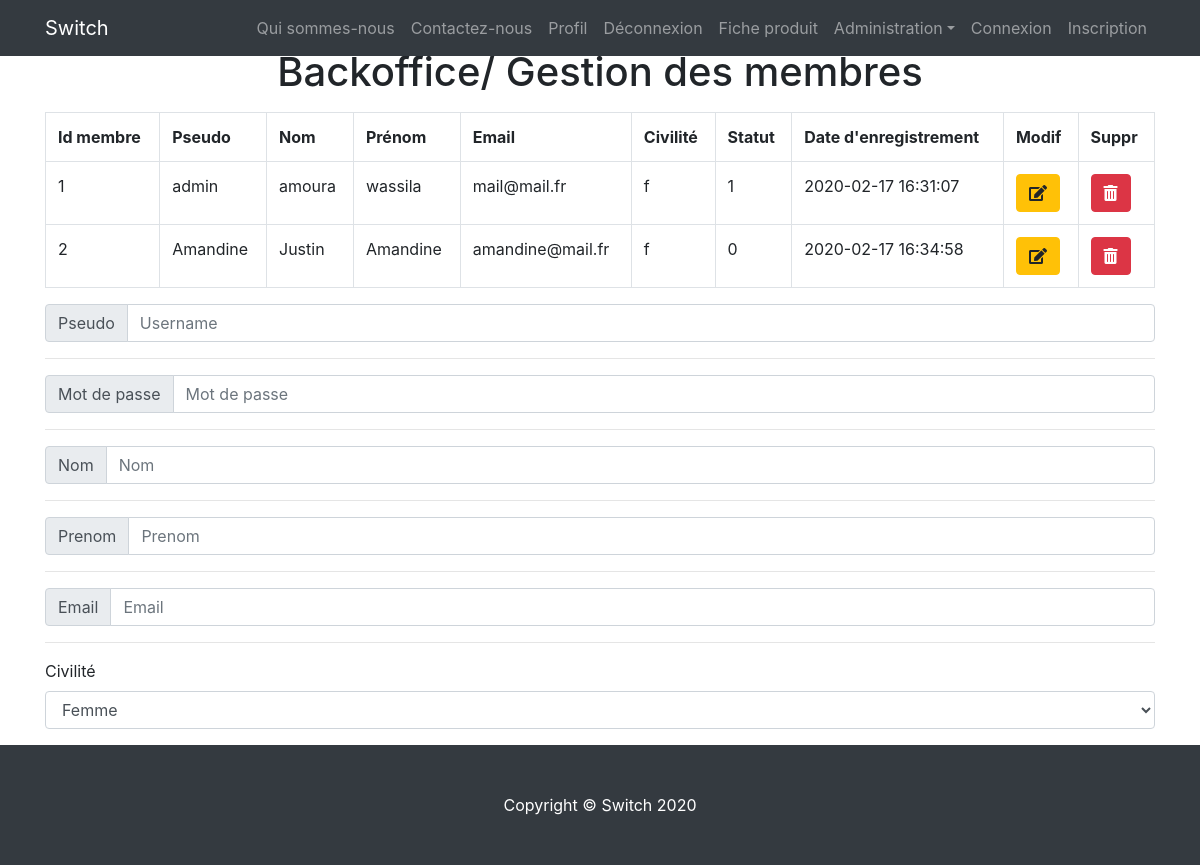
Screenshot of /admin/gestion_des_membres.php (signed in) with the database file from the repository.
### tables this page shows
CREATE TABLE IF NOT EXISTS `membre` (
  `id_membre` int(3) NOT NULL AUTO_INCREMENT,
  `pseudo` varchar(20) NOT NULL,
  `mdp` varchar(60) NOT NULL,
  `nom` varchar(20) NOT NULL,
  `prenom` varchar(20) NOT NULL,
  `email` varchar(50) NOT NULL,
  `civilite` enum('m','f') NOT NULL,
  `statut` int(1) NOT NULL,
  `date_enregistrement` datetime NOT NULL,
  PRIMARY KEY (`id_membre`)
);

### inc/fonction.inc.php (called while the page is built)
<?php
function user_is_connect() {
	if(!empty($_SESSION['membre'])) {
		return true;
	}
	return false;
}
function user_is_admin() {
	if(user_is_connect() && $_SESSION['membre']['statut'] == 1) {
		return true;
	} else {
		return false;
	}
}

### admin/gestion_des_membres.php (the view, shortened to what this page needs)
<?php
include '../inc/init.inc.php';
include '../inc/fonction.inc.php';
include '../inc/head.inc.php';
include '../inc/nav.inc.php';
?>
<div class="starter-template text-center mt-5">
<h1><i style="color: #4c6ef5;"></i> Backoffice/ Gestion des membres <i style="color: #4c6ef5;"></i></h1>
</div>
<div class="row">
<div class="col-12">
<?php
	$liste_membre = $pdo->query("SELECT * FROM membre");
	$liste_membre->rowCount() . '</b></p>';
	echo '<div class="table-responsive">';
	echo '<table class="table table-bordered">';
	echo '<tr>';
	echo '<th>Id membre</th>';
	echo '<th>Pseudo</th>';
	echo '<th>Nom</th>';
	echo '<th>Prénom</th>';
	echo '<th>Email</th>';
	echo '<th>Civilité</th>';
	echo '<th>Statut</th>';
	echo '<th>Date d\'enregistrement</th>';
	echo '<th>Modif</th>';
	echo '<th>Suppr</th>';
	echo '</tr>';
	while($membre = $liste_membre->fetch(PDO::FETCH_ASSOC)) {
		echo '<tr>';
		echo '<td>' . $membre['id_membre'] . '</td>';
		echo '<td>' . $membre['pseudo'] . '</td>';
		echo '<td>' . $membre['nom'] . '</td>';
		echo '<td>' . $membre['prenom'] . '</td>';
		echo '<td>' . $membre['email'] . '</td>';
		echo '<td>' . $membre['civilite'] . '</td>';
		echo '<td>' . $membre['statut'] . '</td>';
		echo '<td>' . $membre['date_enregistrement'] . '</td>';
echo '<td><a href="?action=modifier&id_membre=' . $membre['id_membre'] . '" class="btn btn-warning"><i class="fas fa-edit"></i></a></td>';
echo '<td><a href="?action=supprimer&id_membre=' . $membre['id_membre'] . '" class="btn btn-danger" onclick="return(confirm(\'Etes-vous sûr ?\'))">
<i class="fas fa-trash-alt"></i></a></td>';
		echo '</tr>';
	}
	echo '</table>';
	echo '</div>';
?>
</div>
<div class="col-12">
<form method="post" action="" enctype="multipart/form-data">
	<div class="input-group mb-3">
  <div class="input-group-prepend">
    <span class="input-group-text" id="basic-addon1">Pseudo</span>
  </div>
  <input type="text" class="form-control" placeholder="Username" aria-label="Username" aria-describedby="basic-addon1">
</div>
<hr>
<div class="input-group mb-3">
  <div class="input-group-prepend">
    <span class="input-group-text" id="basic-addon1">Mot de passe</span>
  </div>
  <input type="text" class="form-control" placeholder="Mot de passe" aria-label="Username" aria-describedby="basic-addon1">
</div>
<hr>
<div class="input-group mb-3">
  <div class="input-group-prepend">
    <span class="input-group-text" id="basic-addon1">Nom</span>
  </div>
  <input type="text" class="form-control" placeholder="Nom" aria-label="Username" aria-describedby="basic-addon1">
</div>
<hr>
<div class="input-group mb-3">
  <div class="input-group-prepend">
    <span class="input-group-text" id="basic-addon1">Prenom</span>
  </div>
  <input type="text" class="form-control" placeholder="Prenom" aria-label="Username" aria-describedby="basic-addon1">
</div>
<hr>
<div class="input-group mb-3">
  <div class="input-group-prepend">
    <span class="input-group-text" id="basic-addon1">Email</span>
  </div>
  <input type="text" class="form-control" placeholder="Email" aria-label="Username" aria-describedby="basic-addon1">
</div>
<hr>
<div class="form-group">
    <label for="exampleFormControlSelect1">Civilité</label>
    <select class="form-control" id="exampleFormControlSelect1">
      <option>Femme</option>
    </select>
  </div>
</form>
</div>
</div>
<?php
include '../inc/footer.inc.php';

### inc/head.inc.php (shortened to what this page needs)
<!DOCTYPE html>
<html lang="Fr-fr">
<head>
	<link href="<?php echo URL; ?>css/bootstrap.min.css" rel="stylesheet">
	<link href="<?php echo URL; ?>css/shop-homepage.css" rel="stylesheet">
	<link href="https://cdnjs.cloudflare.com/ajax/libs/font-awesome/5.12.0/css/all.min.css" rel="stylesheet">
</head>
<body>

### inc/nav.inc.php (shortened to what this page needs)
<nav class="navbar navbar-expand-lg navbar-dark bg-dark fixed-top">
    <div class="container">
      <a class="navbar-brand" href="<?php echo URL; ?>index.php">Switch</a>
      <div class="collapse navbar-collapse" id="navbarResponsive">
        <ul class="navbar-nav ml-auto"
          <li class="nav-item">
            <a class="nav-link" href="../quisommesnous.php">Qui sommes-nous</a>
		  <li class="nav-item">
            <a class="nav-link" href="../contactez-nous.php">Contactez-nous</a>
          </li>
		  <?php if(!user_is_connect()) { ?>
		  <?php } else { ?>
		  <li class="nav-item">
			<a class="nav-link" href="<?php echo URL; ?>profil.php">Profil</a>
		  </li>
		  <li class="nav-item">
			<a class="nav-link" href="<?php echo URL; ?>connexion.php?action=deconnexion">Déconnexion</a>
		  </li>
		  <li class="nav-item">
            <a class="nav-link" href="<?php echo URL; ?>fiche_article.php">Fiche produit</a>
          </li>
		  <?php } ?>
		  <?php if(user_is_admin()) : ?>
		  <li class="nav-item dropdown">
			<a class="nav-link dropdown-toggle" href="#" id="dropdown01" data-toggle="dropdown" aria-haspopup="true" aria-expanded="false">Administration</a>
		  </li>
		  <?php endif; ?>
		  <li class="nav-item">
			<a class="nav-link" href="<?php echo URL; ?>connexion.php?action=deconnexion"> Connexion</a>
		  </li>
		  <li class="nav-item">
			<a class="nav-link" href="<?php echo URL; ?>inscription.php?action=inscription"> Inscription</a>
		  </li>
        </ul>
      </div>
    </div>
  </nav>
  <div class="container">

### inc/footer.inc.php (shortened to what this page needs)
</div>
  <footer class="py-5 bg-dark">
    <div class="container">
      <p class="m-0 text-center text-white ">Copyright &copy; Switch 2020</p>
    </div>
  </footer>
</body>
</html>

### rows the page displays
membre: id_membre "1", pseudo "admin", nom "amoura", prenom "wassila", email "mail@mail.fr", civilite "f", statut "1", date_enregistrement "2020-02-17 16:31:07"
membre: id_membre "2", pseudo "Amandine", nom "Justin", prenom "Amandine", email "amandine@mail.fr", civilite "f", statut "0", date_enregistrement "2020-02-17 16:34:58"
